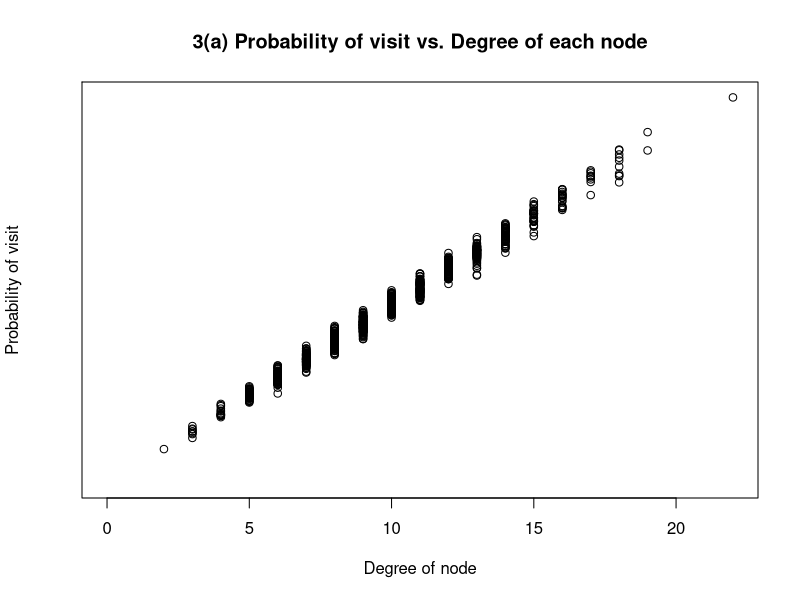
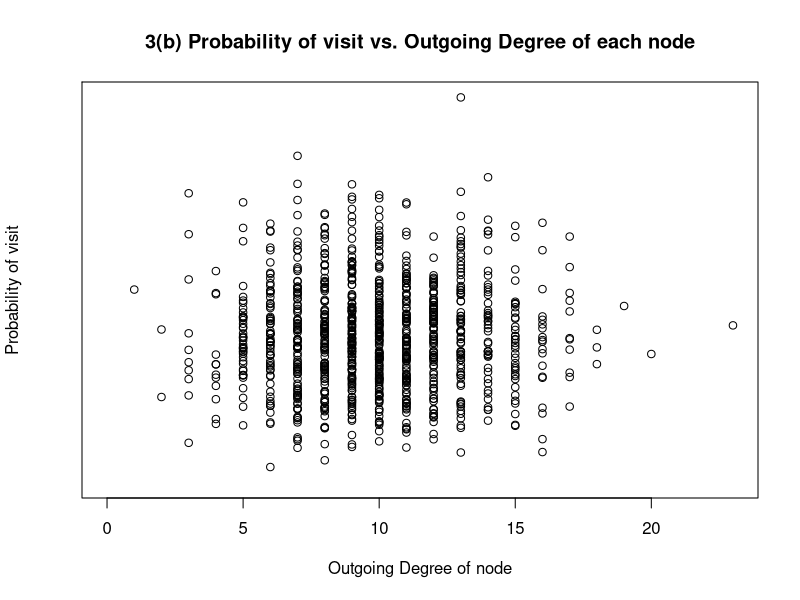
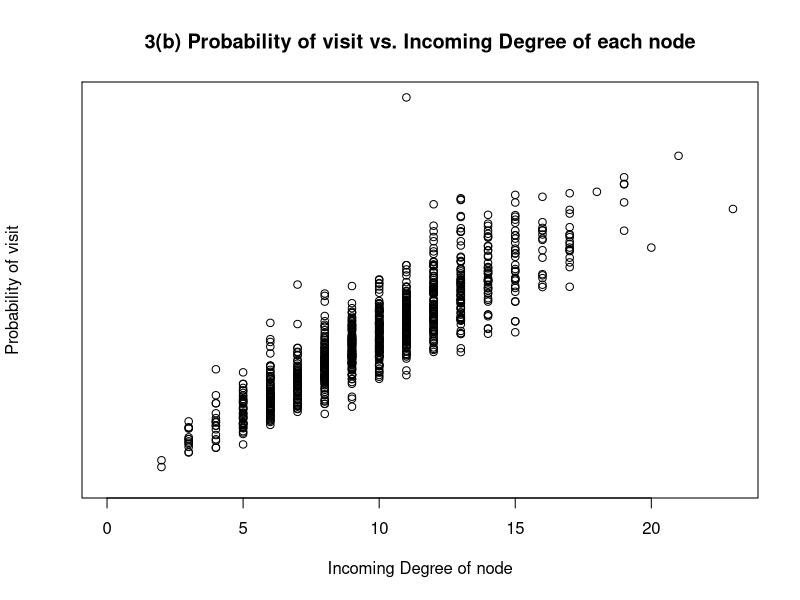
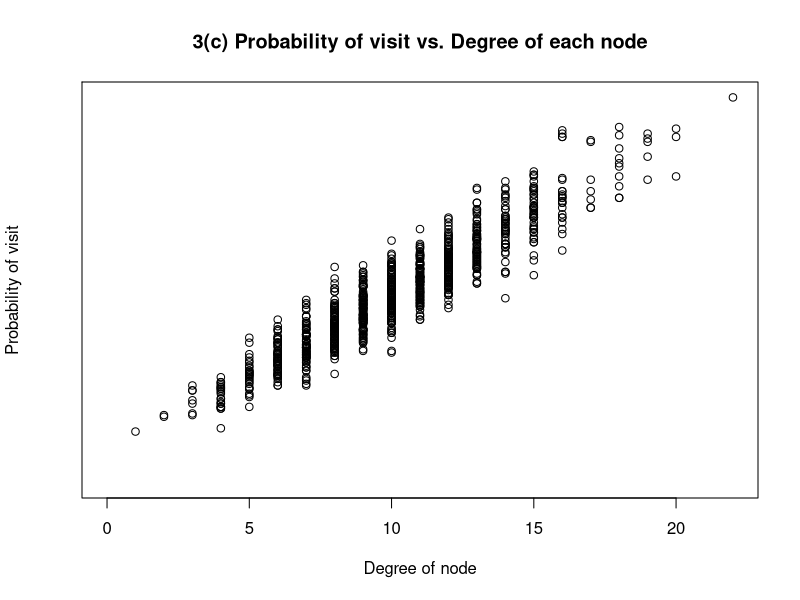

The R source for these figures, in order: (Note: this script raises an error after producing the figures.)
library(matrixStats)
library(igraph)

#problem 3 (a)
# Parameters
numNodes <- 1000
p <- 0.01
numSteps <- 1000000

# regenerate graph until it is connected
g_3a <- sample_gnp(numNodes, p, directed = FALSE)
while (!is.connected(g_3a))
{
  g_3a <- sample_gnp(numNodes, p, directed = FALSE)
  print("Not Connected, Regenerating")
}

# Single random walk, start node arbitrarily chosen to be 1
w <- random_walk(g_3a, start = 1, steps = numSteps)
# Extract table of node Instances
q <- table(w)
# Calculate probability of being at each node
pr <- q/numSteps
# Find degree of each node
deg_g_3a <- degree(g_3a)
# Plot against each other
plot(deg_g_3a,pr,xlim=range(0,max(deg_g_3a)),ylim=range(0,max(pr)), main="3(a) Probability of visit vs. Degree of each node", ylab="Probability of visit", xlab="Degree of node")
cor(deg_g_3a, pr)

#Problem 3 (b)
# Parameters
numNodes <- 1000
p <- 0.01
numSteps <- 1000000

# regenerate graph until it is connected
g_3b <- sample_gnp(numNodes, p, directed = TRUE)
while (!is.connected(g_3b))
{
  g_3b <- sample_gnp(numNodes, p, directed = TRUE)
  print("Not Connected, Regenerating")
}

# Single random walk, start node arbitrarily chosen to be 1
w <- random_walk(g_3b, start = 1, steps = numSteps)
# Extract table of node Instances
q <- table(w)
# Calculate probability of being at each node
pr <- q/numSteps
# Find degree of each node
deg_g_3b_out <- degree(g_3b,mode = "out")
deg_g_3b_in <- degree(g_3b,mode = "in")
deg_g_3b_total <- degree(g_3b)
# Plot against each other
plot(deg_g_3b_out,pr[1:length(deg_g_3b_out)],xlim=range(0,max(deg_g_3b_out)),ylim=range(0,max(pr)), main="3(b) Probability of visit vs. Outgoing Degree of each node", ylab="Probability of visit", xlab="Outgoing Degree of node")
cor(pr[1:length(deg_g_3b_out)],deg_g_3b_out)
plot(deg_g_3b_in,pr[1:length(deg_g_3b_in)],xlim=range(0,max(deg_g_3b_in)),ylim=range(0,max(pr)), main="3(b) Probability of visit vs. Incoming Degree of each node", ylab="Probability of visit", xlab="Incoming Degree of node")
cor(deg_g_3b_in,pr[1:length(deg_g_3b_in)])

#problem 3 (c)
# Random Walk and Teleport Params
currStep <- 0
minSteps <- 100000
damping_factor <- 85 # in %

# Graph params
numNodes <- 1000
p <- 0.01

# regenerate graph until it is connected
g_3c <- sample_gnp(numNodes, p, directed = FALSE)
while (!is.connected(g_3c))
{
  g_3c <- sample_gnp(numNodes, p, directed = FALSE)
  print("Not Connected, Regenerating")
}

# Initialize path. 
path = c()

# Run until you get enough steps in the path
while (currStep < minSteps)
{
  # Calculate length of segment before teleportation occurs
  numStepsSeg <- 1 # Number of steps before teleportation occurs
  
  # Calculate whether teleportation occurs
  smp <- sample(1:100,1)
  while(smp<=damping_factor)
  {
    # If no teleportation, continue incrementing numStepsSeg
    numStepsSeg <- numStepsSeg + 1
    smp <- sample(1:100,1)
  }
  # Single random walk segment, start node chosen randomly, run for numStepsSeg
  rw_seg <- random_walk(g_3c, start = sample(1:numNodes,1), steps = numStepsSeg)
  # Append segment to path
  path = c(path,rw_seg)
  
  # Increment number of steps
  currStep <- currStep + numStepsSeg
}

# Extract table of node Instances
q <- table(path)
# Calculate probability of being at each node
pr <- q/currStep
# Find degree of each node
deg_g_3c <- degree(g_3c)
# Plot against each other
plot(deg_g_3c,pr,xlim=range(0,max(deg_g_3c)),ylim=range(0,max(pr)), main="3(c) Probability of visit vs. Degree of each node", ylab="Probability of visit", xlab="Degree of node")
cor(deg_g_3c, pr)


#problem 4 (a)
# Random Walk and Teleport Params
currStep <- 0
minSteps <- 200000
damping_factor <- 85 # in %

# Graph params
numNodes <- 1000
p <- 0.01

# regenerate graph until it is connected
g_4a <- sample_gnp(numNodes, p, directed = TRUE)
while (!is.connected(g_4a))
{
  g_4a <- sample_gnp(numNodes, p, directed = TRUE)
  print("Not Connected, Regenerating")
}

# Initialize path. 
path = c()

# Run until you get enough steps in the path
while (currStep < minSteps)
{
  # Calculate length of segment before teleportation occurs
  numStepsSeg <- 1 # Number of steps before teleportation occurs
  
  # Calculate whether teleportation occurs
  smp <- sample(1:100,1)
  while(smp<=damping_factor)
  {
    # If no teleportation, continue incrementing numStepsSeg
    numStepsSeg <- numStepsSeg + 1
    smp <- sample(1:100,1)
  }
  # Single random walk segment, start node chosen randomly, run for numStepsSeg
  rw_seg <- random_walk(g_4a, start = sample(1:numNodes,1), steps = numStepsSeg)
  # Append segment to path
  path = c(path,rw_seg)
  
  # Increment number of steps
  currStep <- currStep + numStepsSeg
  print(currStep/minSteps)
}

# Extract table of node Instances
q <- table(path)
# Calculate probability of being at each node
pr <- q/currStep
page_rank_val = pr

actual_pagerank <- page_rank(g_4a)$vector
cor(actual_pagerank, page_rank_val)


#problem 4 (b)
# Random Walk and Teleport Params
currStep <- 0
minSteps <- 200000
damping_factor <- 85 # in %

actual_pagerank <- page_rank(g_4a)$vector

# Graph params
numNodes <- 1000
p <- 0.01

# regenerate graph until it is connected
g_4b <- sample_gnp(numNodes, p, directed = TRUE)
while (!is.connecsuted(g_4b))
{
  g_4b <- sample_gnp(numNodes, p, directed = TRUE)
  print("Not Connected, Regenerating")
}

# Initialize path. 
path = c()

# Run until you get enough steps in the path
while (currStep < minSteps)
{
  # Calculate length of segment before teleportation occurs
  numStepsSeg <- 1 # Number of steps before teleportation occurs
  
  # Calculate whether teleportation occurs
  smp <- sample(1:100,1)
  while(smp<=damping_factor)
  {
    # If no teleportation, continue incrementing numStepsSeg
    numStepsSeg <- numStepsSeg + 1
    smp <- sample(1:100,1)
  }
  
  
  #TODO, choose according to distribution in actual_pagerank
  startNode <- sample(1:numNodes,1)
  
  # Single random walk segment, start node chosen by pagerank, run for numStepsSeg
  rw_seg <- random_walk(g_4b, start = startNode, steps = numStepsSeg)
  # Append segment to path
  path = c(path,rw_seg)
  
  # Increment number of steps
  currStep <- currStep + numStepsSeg
  print(currStep/minSteps)
}

# Extract table of node Instances
q <- table(path)
# Calculate probability of being at each node
pr <- q/currStep
page_rank_val = pr

cor(actual_pagerank, page_rank_val)